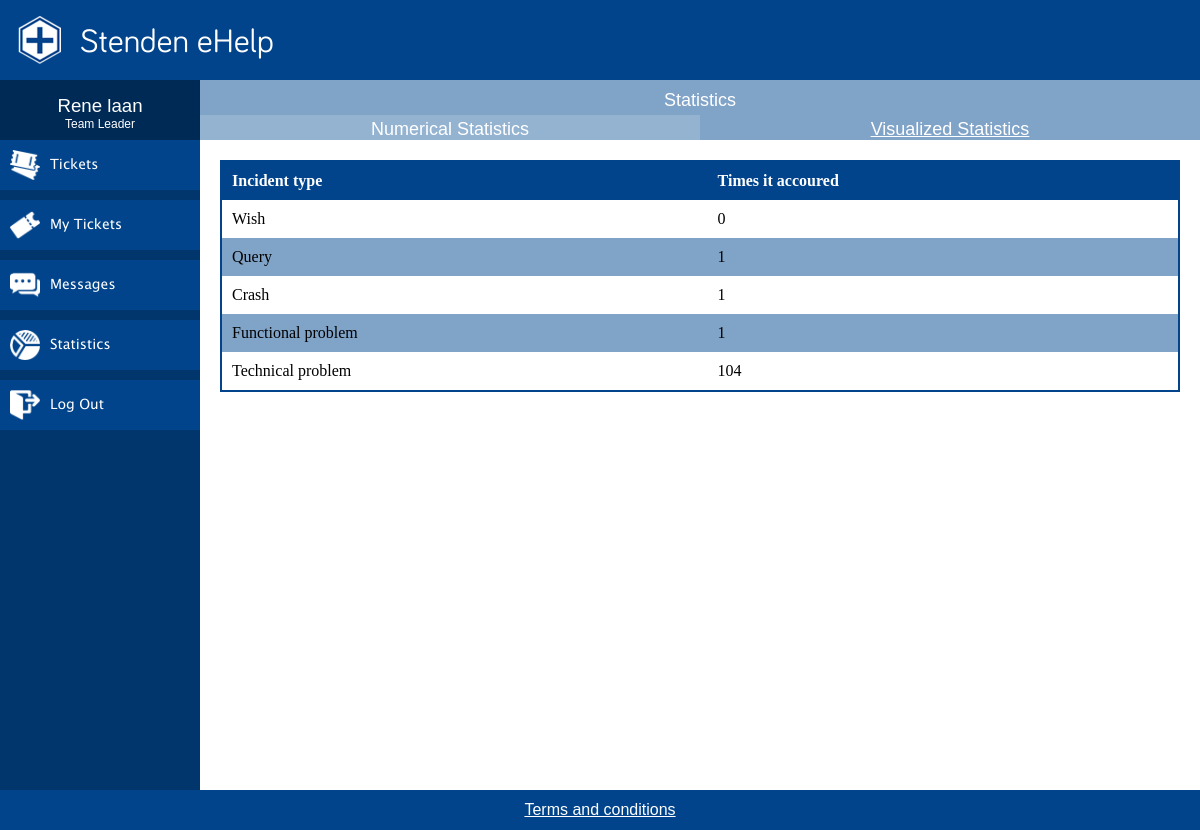
The page /statistics.php (signed in) on the database its author committed.
### tables this page shows
CREATE TABLE `category` (
  `category_id` int(11) NOT NULL,
  `category_name` varchar(30) NOT NULL
);

### php/permissions.php (called while the page is built, shortened)
<?php
$permissionTable = [
    "client" => [
        "view" => ['faq.php', 'submitTicket.php', 'MyTickets.php', 'messages.php', 'terms.php'],
        "edit" => ['viewTicket.php'],
        "delete" => []
    ],
    "no license" => [
        "view" => ['faq.php', 'terms.php'],
        "edit" => [],
        "delete" => []
    ],
    "operator" => [
        "view" => ['tickets.php', 'MyTickets.php', 'messages.php','terms.php'],
        "edit" => ['viewTicket.php'],
    ],
    "team leader" => [
        "view" => ['tickets.php', 'MyTickets.php', 'messages.php', 'statistics.php', 'statistics2.php','terms.php'],
        "edit" => ['viewTicket.php'],
    ]
];

### statistics.php (the view, shortened to what this page needs)
<?php
    require "php/requirements.php";
?>
<!DOCTYPE HTML>
<html lang="en">
    <head>
        <link rel="stylesheet" href="css/mainCSS.css">
    </head>
    <body>
        <div class="wrapper">
            <div class="header">
                <div class="logo">
                    <img src="img/logo.png" alt="Stenden eHelp">
                </div>
                <p>Stenden eHelp</p>
            </div>
            <div id="content-wrapper">
                <div id="sidebar">
                    <div class="userDetails">
                        <div class="clientName"><p><?php echo $_SESSION['name']; ?></p></div>
                        <div class="clientType"><p><?php echo $_SESSION['userType']; ?></p></div>
                    </div>
                    <div class="navWrapper">
                        <?= generateMenu() ?>
                    </div>
                </div>
                <div class="content">
                    <div class="titleBox"><p style="margin: -10px 0px 10px 0px">Statistics</p>
					<div class="tab"><p><a href="statistics2.php" class="linkS">Visualized Statistics</a></div>
                   <div class="tabOpen"><p>Numerical Statistics</p></div></div>
                    <?php
                    $sql= "select * from category" ;
                    $result= mysqli_query($conn,$sql);
                    echo "
                    <table class='fancy-table'>
                    <tr>
                        <th>Incident type</th>
                        <th>Times it accoured</th>
                    </tr>";
                    while($row=mysqli_fetch_assoc($result)){
                        $incident=$row['category_id'];
                        $sql2 = "select count(category_id) from incident where category_id=$incident";
                            $result2=mysqli_query($conn,$sql2);
                            $row2=mysqli_fetch_assoc($result2);
                        echo "
                        <tr>
                        <td>{$row['category_name']} </td>
                        <td>{$row2['count(category_id)']}</td>
                        </tr>";
                    }
                    echo "</table>";
                    ?>
                </div>
            </div>
            <div class="footer">
                <div class="terms">
                    <a href="terms.php" class="linkS"><p>Terms and conditions</p></a>
                </div>
            </div>
        </div>
    </body>
</html>

### css/mainCSS.css (style rules this page uses)
* { padding:0px; margin:0px; box-sizing: border-box; -webkit-box-sizing: border-box; -moz-box-sizing: border-box; }
img { max-width:100%; max-height:100%; }
p { font-family: 'information', 'Arial', sans-serif; }
.fancy-table { width: calc(100% - 40px); border: 2px solid #01448B; border-collapse: collapse; margin: 20px; float: left; }
.fancy-table th { text-align: left; background: #01448B; color: white; padding: 10px; }
.fancy-table tr:nth-child(odd) { background: #fff; }
.fancy-table tr:nth-child(odd) { background: #80A3C8; }
.fancy-table td { padding: 10px; }
.wrapper { min-height: 100vh; width: 100%; float:left; }
.wrapper .header { width: 100%; height: 80px; background-color: #01448b; float:left; position: fixed; }
.wrapper .header p { font-family: 'eStenden', 'Arial', sans-serif; float:left; color: white; font-size: 25pt; line-height: 80px; margin: 0; }
.wrapper .header .logo { float:left; height: 50px; margin: 15px; }
.wrapper #content-wrapper { width: 100%; float: left; margin-bottom: 30px; }
.wrapper #content-wrapper #sidebar { width: 200px; min-height: calc(100vh - 80px); float: left; position: fixed; margin-top: 80px; }
.wrapper #content-wrapper #sidebar .userDetails { width: 100%; height: 60px; float: left; background-color: #002a56; padding-top: 15px; }
.wrapper #content-wrapper #sidebar .userDetails .clientName p { color:white; text-align: center; font-size:14pt; }
.wrapper #content-wrapper #sidebar .userDetails .clientType p { color:white; text-align: center; font-size: 9pt; }
.wrapper #content-wrapper #sidebar .navWrapper { width: 100%; background-color: #01366d; min-height: calc(100vh - 80px); float: left; }
.wrapper #content-wrapper .content { margin-left: 200px; margin-top: 80px; width: calc(100% - 200px); min-height: calc(100vh - 80px); float: left; }
.wrapper #content-wrapper .content .titleBox { height: 60px; width: 100%; background-color: #80a3c8; float:left; }
.wrapper #content-wrapper .content .titleBox p { padding: 0; line-height: 60px; text-align: center; color: white; font-size: 18px; }
.wrapper #content-wrapper .content .titleBox .tabOpen { height: 25px; width: 50%; background-color: #94b3d1; font-size: 17pt; float:left; margin: -25px 0px 10px 0px; }
.wrapper #content-wrapper .content .titleBox .tab p { margin: -16px 0px 0px 0px; }
.wrapper #content-wrapper .content .titleBox .tab { height: 25px; width: 50%; background-color: #80a3c8; font-size: 15px; float: right; margin: -25px 0px 0px 0px; }
.wrapper #content-wrapper .content .titleBox .tabOpen p { margin: -16px 0px 0px 0px; }
.linkS { color: white; }
.wrapper .footer { width: 100%; float: left; background-color:#01448b; position: fixed; text-align: center; line-height: 40px; bottom: 0; color: white; }

### rows shown on the page
category: category_name "Wish", count "0"
category: category_name "Query", count "1"
category: category_name "Crash", count "1"
category: category_name "Functional problem", count "1"
category: category_name "Technical problem", count "104"

### other values the page prints
$_SESSION['name'] "Rene laan"
$_SESSION['userType'] "Team Leader"
$fileName "Tickets"
$fileName "My Tickets"
$fileName "Messages"
$fileName "Statistics"
